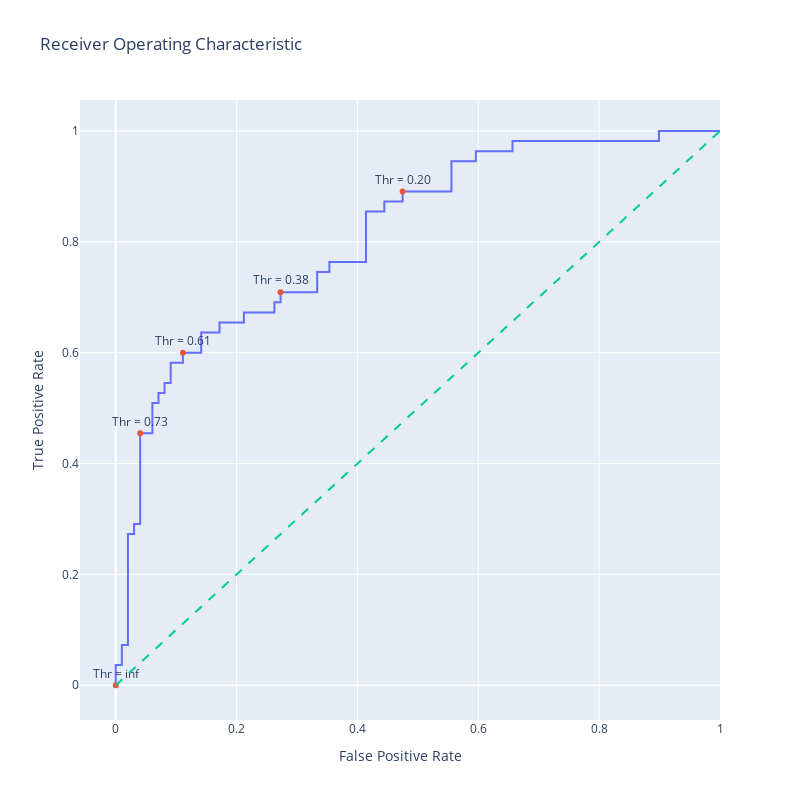

Notebook code cell kept with this figure:
### Code cell
import plotly.graph_objects as go

trace0 = go.Scatter(
    x = fpr,
    y = tpr,
    mode = 'lines',
    name = 'ROC Curve'
)

n = 10
indices = np.arange(len(thresholds)) % n == 0

trace1 = go.Scatter(
    x = fpr[indices],
    y = tpr[indices],
    mode = 'markers+text',
    name = 'Threshold points',
    text = [f"Thr = {thr:.2f}" for thr in thresholds[indices]],
    textposition = 'top center'
)

trace2 = go.Scatter(
    x = [0, 1],
    y = [0, 1],
    mode = 'lines',
    name = 'Random (Area = 0.5)',
    line = dict(dash = 'dash')
)

data = [trace0, trace1, trace2]

layout = go.Layout(
    title = 'Receiver Operating Characteristic',
    xaxis = dict(title = 'False Positive Rate'),
    yaxis = dict(title = 'True Positive Rate'),
    autosize = False,
    width = 800,
    height = 800,
    showlegend = False
)

fig = go.Figure(data = data, layout = layout)

fig.show()

### Figure 1 — Plotly figure (JSON) as saved in the notebook; plotly's stock layout.template omitted (floating-point values rounded to 4 significant figures)
{"data": [{"mode": "lines", "name": "ROC Curve", "type": "scatter", "x": [0.0, 0.0, 0.0, 0.0101, 0.0101, 0.0202, 0.0202, 0.0303, 0.0303, 0.0404, 0.0404, 0.06061, 0.06061, 0.07071, 0.07071, 0.08081, 0.08081, 0.09091, 0.09091, 0.1111, 0.1111, 0.1414, 0.1414, 0.1717, 0.1717, 0.2121, 0.2121, 0.2626, 0.2626, 0.2727, 0.2727, 0.3333, 0.3333, 0.3535, 0.3535, 0.4141, 0.4141, 0.4444, 0.4444, 0.4747, 0.4747, 0.5556, 0.5556, 0.596, 0.596, 0.6566, 0.6566, 0.899, 0.899, 1.0], "y": [0.0, 0.01818, 0.03636, 0.03636, 0.07273, 0.07273, 0.2727, 0.2727, 0.2909, 0.2909, 0.4545, 0.4545, 0.5091, 0.5091, 0.5273, 0.5273, 0.5455, 0.5455, 0.5818, 0.5818, 0.6, 0.6, 0.6364, 0.6364, 0.6545, 0.6545, 0.6727, 0.6727, 0.6909, 0.6909, 0.7091, 0.7091, 0.7455, 0.7455, 0.7636, 0.7636, 0.8545, 0.8545, 0.8727, 0.8727, 0.8909, 0.8909, 0.9455, 0.9455, 0.9636, 0.9636, 0.9818, 0.9818, 1.0, 1.0]}, {"mode": "markers+text", "name": "Threshold points", "text": ["Thr = inf", "Thr = 0.73", "Thr = 0.61", "Thr = 0.38", "Thr = 0.20"], "textposition": "top center", "type": "scatter", "x": [0.0, 0.0404, 0.1111, 0.2727, 0.4747], "y": [0.0, 0.4545, 0.6, 0.7091, 0.8909]}, {"line": {"dash": "dash"}, "mode": "lines", "name": "Random (Area = 0.5)", "type": "scatter", "x": [0, 1], "y": [0, 1]}], "layout": {"autosize": false, "height": 800, "showlegend": false, "title": {"text": "Receiver Operating Characteristic"}, "width": 800, "xaxis": {"title": {"text": "False Positive Rate"}}, "yaxis": {"title": {"text": "True Positive Rate"}}}}
